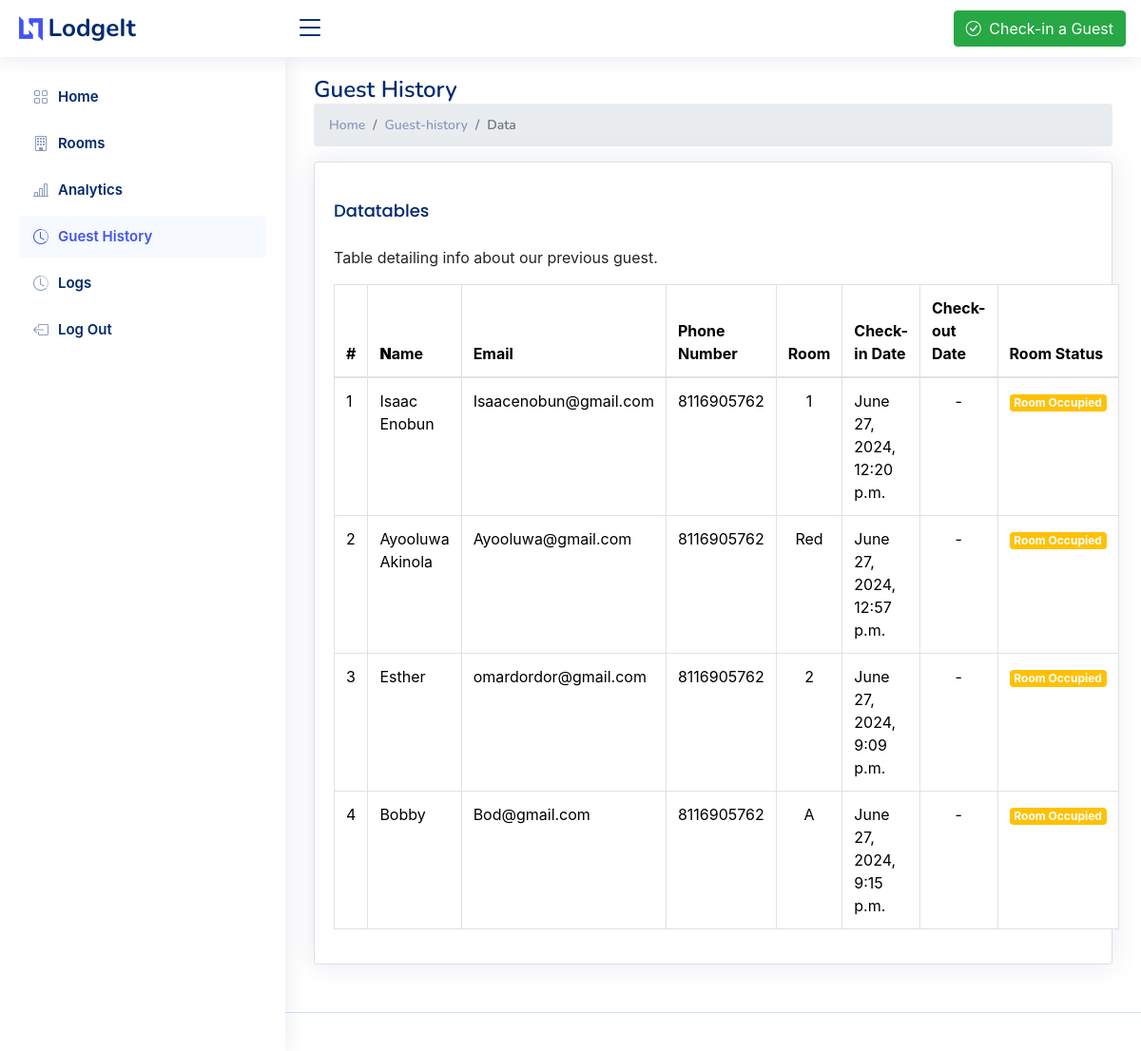
Page /history/ (signed in) on the earlier database version.
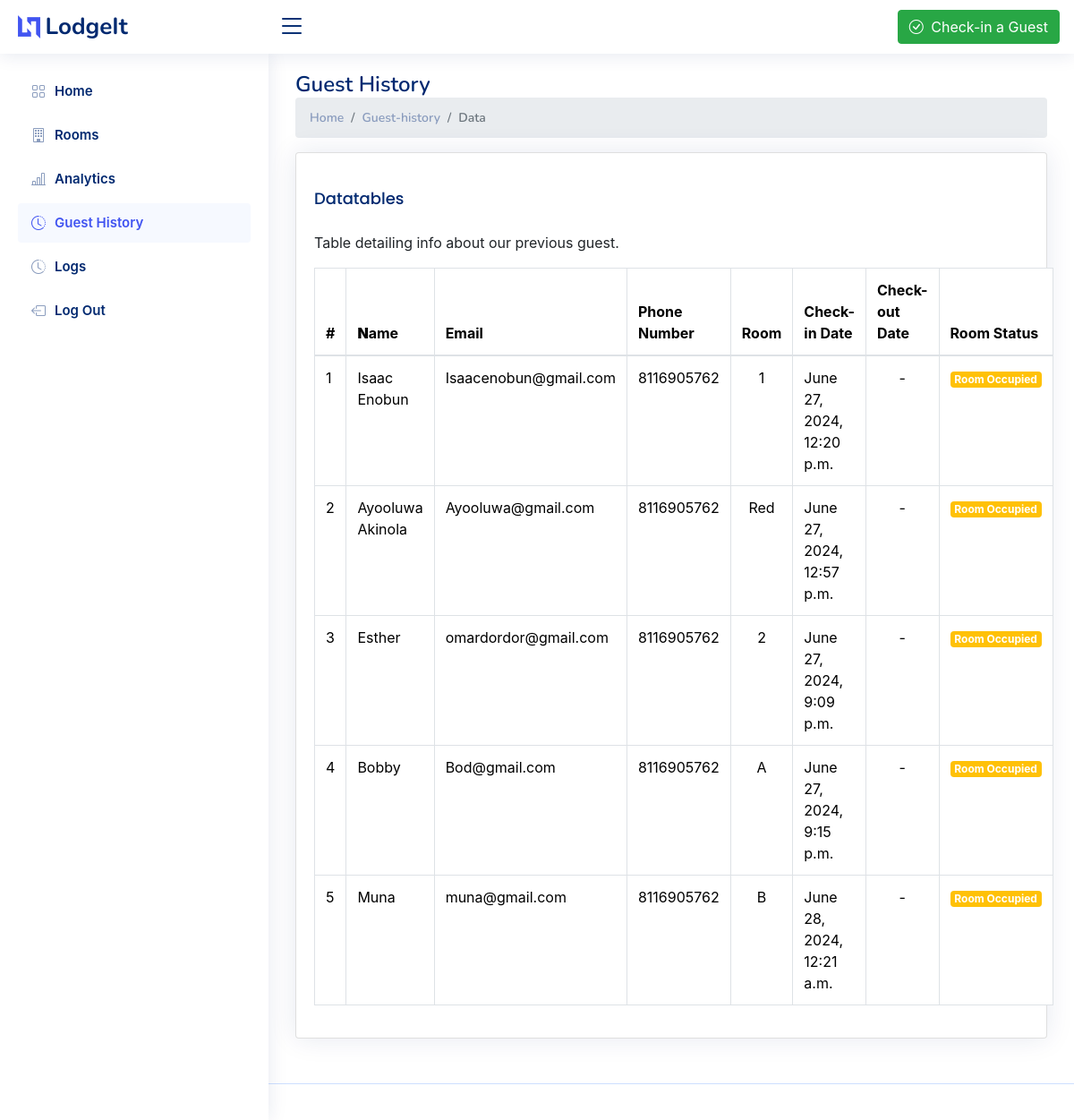
Same page on the later database version.
### LodgeApp/models.py (models this page shows, shortened)
class Guest(models.Model):
    name = models.CharField(max_length=50)
    email = models.EmailField()
    number = models.IntegerField()
    room  = models.ForeignKey(Room, on_delete=models.CASCADE)
    check_in = models.DateTimeField(auto_now_add=True)
    staff = models.ForeignKey(Staff, on_delete=models.CASCADE)
    check_out = models.DateTimeField(null=True,blank=True)
    revenue = models.ForeignKey(Revenue, on_delete=models.CASCADE, null=True, blank=True)
    company = models.ForeignKey(Company, on_delete=models.CASCADE, null=True)
    duration = models.IntegerField(null=True)

class Room(models.Model):
    suite = models.ForeignKey(Suite, on_delete=models.CASCADE, null=True)
    company = models.ForeignKey(Company, on_delete=models.CASCADE, null=True)
    room_number = models.CharField(max_length=10)
    room_status = models.BooleanField(default=False)

### LodgeApp/views.py (the view)
# urls.py: path('history/', views.history, name='history'),
def history(request):
    if not request.user.is_authenticated:
        return redirect('sign-in')
    guests = Guest.objects.filter(company=request.user.company)
    available_rooms = Room.objects.filter(room_status=False,
                                          company=request.user.company)
    context = {
        'available_rooms':available_rooms,
        'guests': guests,
        'page_name':'History'
    }
    return render(request, 'guest-history.html', context)

### LodgeApp/templates/guest-history.html (shortened to what this page needs)
{% extends 'base.html' %}
{% load static %}
{% block content %}
<body>
  {% include 'partials/_header.html' %}
  {% include 'sidebar.html' %}
  <main id="main" class="main">
    <div class="pagetitle">
      <h1>Guest History</h1>
      <nav>
        <ol class="breadcrumb">
          <li class="breadcrumb-item"><a href="index.html">Home</a></li>
          <li class="breadcrumb-item">Guest-history</li>
          <li class="breadcrumb-item active">Data</li>
        </ol>
      </nav>
    </div>
    <section class="section">
      <div class="row">
        <div class="col-lg-12">
          <div class="card">
            <div class="card-body">
              <h5 class="card-title">Datatables</h5>
              <p>Table detailing info about our previous guest.</p>
              <table
                class="table datatable table-group-divider table-bordered"
              >
                <thead>
                  <tr>
                    <th scope="col">#</th>
                    <th><b>N</b>ame</th>
                    <th>Email</th>
                    <th>Phone Number</th>
                    <th>Room</th>
                    <th data-type="date" data-format="YYYY/DD/MM">
                      Check-in Date
                    </th>
                    <th data-type="date" data-format="YYYY/DD/MM">
                      Check-out Date
                    </th>
                    <th scope="col">Room Status</th>
                  </tr>
                </thead>
                <tbody>
                  {% for guest in guests %}
                  <tr>
                    <td>{{ forloop.counter }}</td>
                    <td>{{guest.name}}</td>
                    <td>{{guest.email}}</td>
                    <td>{{guest.number}}</td>
                    <td style="text-align: center">
                      {{guest.room.room_number}}
                    </td>
                    <td>{{guest.check_in}}</td>
                    {% if guest.check_out %}
                    <td>{{guest.check_out}}</td>
                    {% else %}
                    <td style="text-align: center">-</td>
                    {% endif %} {% if guest.room.room_status %}
                    <td>
                      <span class="badge bg-warning">Room Occupied</span>
                    </td>
                    {% else %}
                    <td><span class="badge bg-success">Room Vacant</span></td>
                    {% endif %}
                  </tr>
                  {% endfor %}
                </tbody>
              </table>
            </div>
          </div>
        </div>
      </div>
    </section>
  </main>
  <footer id="footer" class="footer"></footer>
</body>
{% endblock content %}

Differences in the rows shown:
added Guest: name "Muna", email "muna@gmail.com", number "8116905762", room.room_number "B", check_in "June 28, 2024, 12:21 a.m.", shows "Room Occupied"
